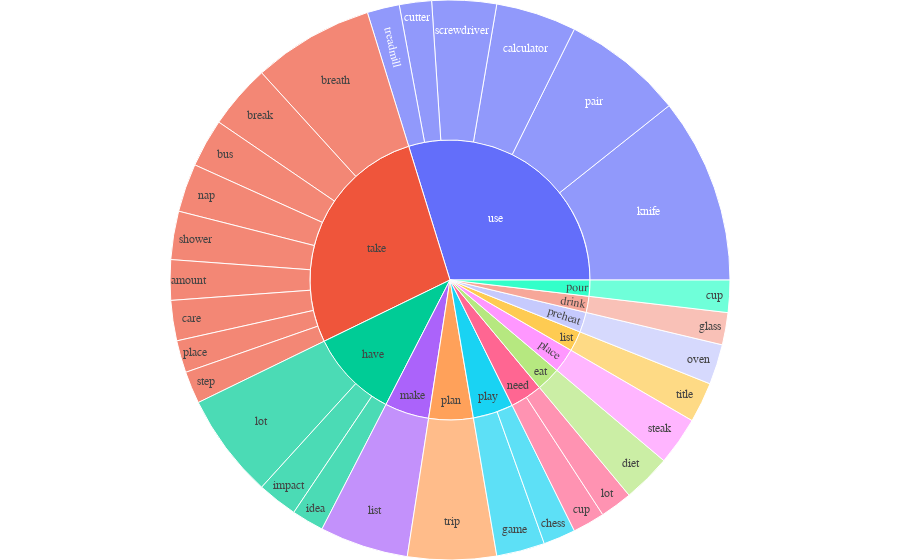

The code cell stored with this chart in its notebook:
### Code cell
import os
import plotly.graph_objects as go
import plotly.express as px

# df["blank"] = "ROOT"
df = phrases_l.groupby(["verb", "noun"]).size().sort_values(ascending=False).head(30).reset_index().rename(columns={0: "count"})

#df = df[df["count"] > 30]
print(df)
fig = px.sunburst(df, path=['verb', 'noun'], values='count')
# fig.update_layout(uniformtext=dict(minsize=10, mode='hide'))
fig.update_layout(
    margin=dict(l=0, r=0, t=0, b=0),
    font_family="Times New Roman",
)
fig.show()
os.makedirs('./output', exist_ok=True)
fig.write_html("./output/verb_noun.html")
# fig.savefig("output/verb_noun.pdf")

### Figure 1 — Plotly figure (JSON) as saved in the notebook; plotly's stock layout.template omitted (floating-point values rounded to 4 significant figures)
{"data": [{"branchvalues": "total", "domain": {"x": [0, 1], "y": [0, 1]}, "hovertemplate": "labels=%{label}<br>count=%{value}<br>parent=%{parent}<br>id=%{id}<extra></extra>", "ids": ["take/amount", "take/break", "take/breath", "take/bus", "use/calculator", "take/care", "play/chess", "need/cup", "pour/cup", "use/cutter", "eat/diet", "play/game", "drink/glass", "have/idea", "have/impact", "use/knife", "make/list", "have/lot", "need/lot", "take/nap", "preheat/oven", "use/pair", "take/place", "use/screwdriver", "take/shower", "place/steak", "take/step", "list/title", "use/treadmill", "plan/trip", "drink", "eat", "have", "list", "make", "need", "place", "plan", "play", "pour", "preheat", "take", "use"], "labels": ["amount", "break", "breath", "bus", "calculator", "care", "chess", "cup", "cup", "cutter", "diet", "game", "glass", "idea", "impact", "knife", "list", "lot", "lot", "nap", "oven", "pair", "place", "screwdriver", "shower", "steak", "step", "title", "treadmill", "trip", "drink", "eat", "have", "list", "make", "need", "place", "plan", "play", "pour", "preheat", "take", "use"], "name": "", "parents": ["take", "take", "take", "take", "use", "take", "play", "need", "pour", "use", "eat", "play", "drink", "have", "have", "use", "make", "have", "need", "take", "preheat", "use", "take", "use", "take", "place", "take", "list", "use", "plan", "", "", "", "", "", "", "", "", "", "", "", "", ""], "type": "sunburst", "values": [5, 8, 15, 6, 10, 5, 4, 4, 4, 4, 6, 6, 4, 4, 5, 23, 11, 13, 4, 6, 5, 15, 4, 8, 6, 6, 4, 5, 4, 11, 4, 6, 22, 5, 11, 8, 6, 11, 10, 4, 5, 59, 64]}], "layout": {"font": {"family": "Times New Roman"}, "legend": {"tracegroupgap": 0}, "margin": {"b": 0, "l": 0, "r": 0, "t": 0}}}
